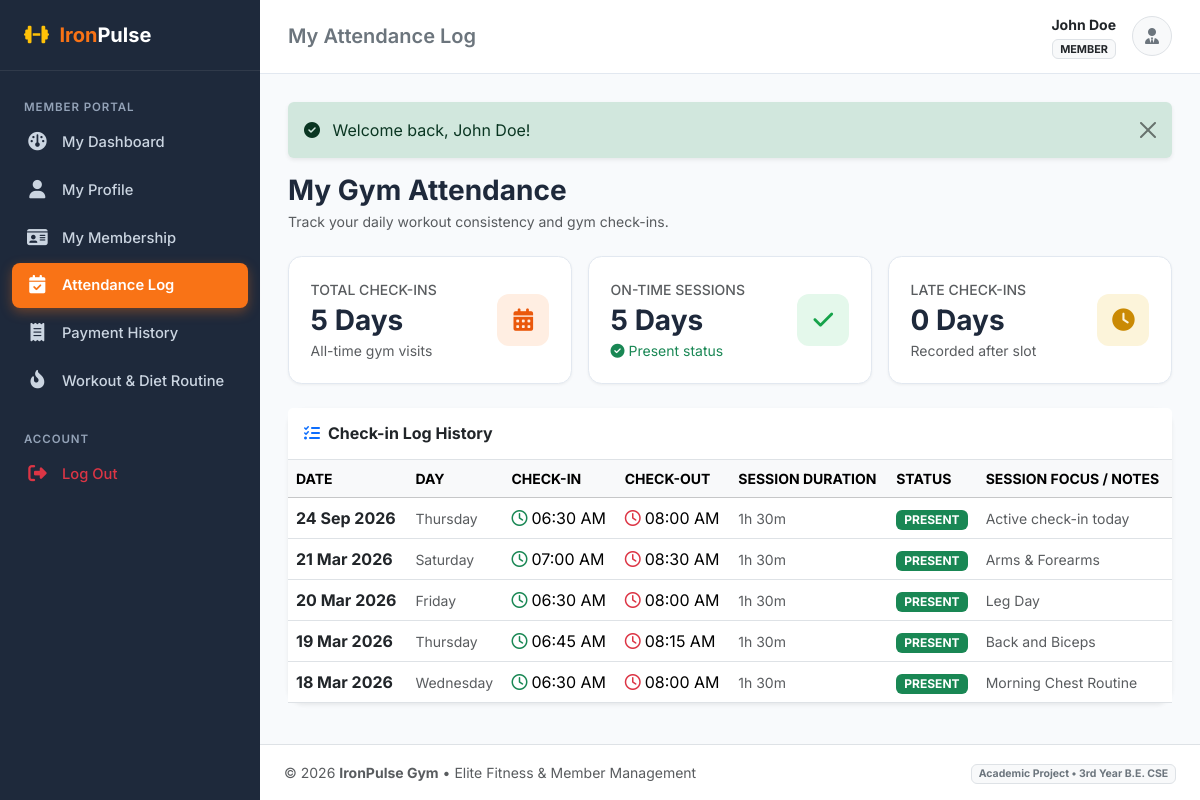
The app's page /member/attendance.php (signed in) with its own data.
### tables this page shows
CREATE TABLE `attendance` (
    `id` INT AUTO_INCREMENT PRIMARY KEY,
    `member_id` INT NOT NULL,
    `attendance_date` DATE NOT NULL,
    `check_in_time` TIME NOT NULL,
    `check_out_time` TIME DEFAULT NULL,
    `status` ENUM('Present', 'Absent', 'Late') NOT NULL DEFAULT 'Present',
    `notes` VARCHAR(255) DEFAULT NULL,
    `created_at` TIMESTAMP DEFAULT CURRENT_TIMESTAMP,
    CONSTRAINT `fk_attendance_member` FOREIGN KEY (`member_id`) 
        REFERENCES `members` (`id`) ON DELETE CASCADE ON UPDATE CASCADE
);

### member/attendance.php (the view, shortened to what this page needs)
<?php
require_once __DIR__ . '/../includes/functions.php';
$pdo = get_db_connection();
$user = current_user();
$mStmt = $pdo->prepare("SELECT id FROM members WHERE user_id = ?");
$mStmt->execute([$user['id']]);
$memberId = (int)$mStmt->fetchColumn();
$stmt = $pdo->prepare("
    SELECT * FROM attendance
    WHERE member_id = ?
    ORDER BY attendance_date DESC, check_in_time DESC
");
$stmt->execute([$memberId]);
$attendanceLogs = $stmt->fetchAll();
$totalDays = count($attendanceLogs);
$presentDays = 0;
$lateDays = 0;
foreach ($attendanceLogs as $log) {
    if ($log['status'] === 'Present') $presentDays++;
    elseif ($log['status'] === 'Late') $lateDays++;
}
include __DIR__ . '/../includes/header.php';
?>
<div class="mb-4">
    <h3 class="fw-bold mb-1">My Gym Attendance</h3>
    <p class="text-muted small">Track your daily workout consistency and gym check-ins.</p>
</div>
<div class="row g-3 mb-4">
    <div class="col-md-4">
        <div class="stat-card">
            <div>
                <div class="text-muted small fw-medium text-uppercase">Total Check-ins</div>
                <h3 class="fw-bold mb-0 mt-1"><?= $totalDays ?> Days</h3>
                <small class="text-muted">All-time gym visits</small>
            </div>
            <div class="stat-icon-wrapper stat-icon-primary">
                <i class="fa-solid fa-calendar-days"></i>
            </div>
        </div>
    </div>
    <div class="col-md-4">
        <div class="stat-card">
            <div>
                <div class="text-muted small fw-medium text-uppercase">On-Time Sessions</div>
                <h3 class="fw-bold mb-0 mt-1"><?= $presentDays ?> Days</h3>
                <small class="text-success"><i class="fa-solid fa-circle-check me-1"></i>Present status</small>
            </div>
            <div class="stat-icon-wrapper stat-icon-success">
                <i class="fa-solid fa-check"></i>
            </div>
        </div>
    </div>
    <div class="col-md-4">
        <div class="stat-card">
            <div>
                <div class="text-muted small fw-medium text-uppercase">Late Check-ins</div>
                <h3 class="fw-bold mb-0 mt-1"><?= $lateDays ?> Days</h3>
                <small class="text-muted">Recorded after slot</small>
            </div>
            <div class="stat-icon-wrapper stat-icon-warning">
                <i class="fa-solid fa-clock"></i>
            </div>
        </div>
    </div>
</div>
<div class="card border-0 shadow-sm rounded-4">
    <div class="card-header bg-white border-bottom py-3">
        <h6 class="fw-bold mb-0 text-dark"><i class="fa-solid fa-list-check me-2 text-primary"></i>Check-in Log History</h6>
    </div>
    <div class="card-body p-0">
        <div class="table-responsive">
            <table class="table table-hover align-middle mb-0">
                <thead class="table-light small text-uppercase">
                    <tr>
                        <th>Date</th>
                        <th>Day</th>
                        <th>Check-in</th>
                        <th>Check-out</th>
                        <th>Session Duration</th>
                        <th>Status</th>
                        <th>Session Focus / Notes</th>
                    </tr>
                </thead>
                <tbody>
                    <?php if (!empty($attendanceLogs)): ?>
                        <?php foreach ($attendanceLogs as $log): ?>
                            <tr>
                                <td class="fw-bold text-dark"><?= format_date($log['attendance_date']) ?></td>
                                <td class="text-muted small"><?= date('l', strtotime($log['attendance_date'])) ?></td>
                                <td><i class="fa-regular fa-clock me-1 text-success"></i><?= format_time($log['check_in_time']) ?></td>
                                <td>
                                    <?php if ($log['check_out_time']): ?>
                                        <i class="fa-regular fa-clock me-1 text-danger"></i><?= format_time($log['check_out_time']) ?>
                                    <?php else: ?>
                                        <span class="badge bg-warning bg-opacity-25 text-dark border border-warning">On Floor</span>
                                    <?php endif; ?>
                                </td>
                                <td>
                                    <?php
                                    if ($log['check_in_time'] && $log['check_out_time']) {
                                        $t1 = strtotime($log['check_in_time']);
                                        $t2 = strtotime($log['check_out_time']);
                                        $mins = round(($t2 - $t1) / 60);
                                        $hrs = floor($mins / 60);
                                        $remMins = $mins % 60;
                                        echo "<span class='small text-muted'>{$hrs}h {$remMins}m</span>";
                                    } elseif (!$log['check_out_time']) {
                                        echo "<span class='small text-success fw-bold'>Active Session</span>";
                                    } else {
                                        echo "<span class='text-muted small'>--</span>";
                                    }
                                    ?>
                                </td>
                                <td><?= get_status_badge($log['status']) ?></td>
                                <td class="small text-muted"><?= htmlspecialchars($log['notes'] ?? 'Routine workout') ?></td>
                            </tr>
                        <?php endforeach; ?>
                    <?php else: ?>
                        <tr>
                            <td colspan="7" class="text-center py-5 text-muted">No attendance activity recorded yet.</td>
                        </tr>
                    <?php endif; ?>
                </tbody>
            </table>
        </div>
    </div>
</div>
<?php include __DIR__ . '/../includes/footer.php'; ?>

### includes/functions.php (shortened to what this page needs)
<?php
function format_date($dateStr, $format = 'd M Y') {
    $timestamp = strtotime($dateStr);
    return $timestamp ? date($format, $timestamp) : 'N/A';
}
function format_time($timeStr, $format = 'h:i A') {
    $timestamp = strtotime($timeStr);
    return $timestamp ? date($format, $timestamp) : 'N/A';
}
function get_status_badge($status) {
    $statusLower = strtolower(trim((string)$status));
    $badgeClass = 'bg-secondary';
    switch ($statusLower) {
        case 'active':
        case 'paid':
        case 'present':
            $badgeClass = 'bg-success';
            break;
    }
    return '<span class="badge ' . $badgeClass . ' text-uppercase px-2 py-1">' . htmlspecialchars(ucfirst($status)) . '</span>';
}

### assets/css/custom.css (style rules this page uses)
:root { --primary-color: #f97316; --primary-hover: #ea580c; --dark-bg: #0f172a; --sidebar-bg: #1e293b; --sidebar-hover: #334155; --body-bg: #f8fafc; --card-border: #e2e8f0; --text-main: #1e293b; --text-muted: #64748b; }
body { background-color: var(--body-bg); color: var(--text-main); font-family: 'Inter', -apple-system, BlinkMacSystemFont, "Segoe UI", Roboto, sans-serif; min-height: 100vh; display: flex; flex-direction: column; }
.stat-card { background: #fff; border: 1px solid var(--card-border); border-radius: 0.85rem; padding: 1.35rem; display: flex; align-items: center; justify-content: space-between; transition: transform 0.2s ease, box-shadow 0.2s ease; box-shadow: 0 1px 3px rgba(0, 0, 0, 0.05); }
.stat-icon-wrapper { width: 52px; height: 52px; border-radius: 0.75rem; display: flex; align-items: center; justify-content: center; font-size: 1.4rem; }
.stat-icon-primary { background: rgba(249, 115, 22, 0.12); color: #ea580c; }
.stat-icon-success { background: rgba(34, 197, 94, 0.12); color: #16a34a; }
.stat-icon-warning { background: rgba(234, 179, 8, 0.15); color: #ca8a04; }

### records on screen
attendance: attendance_date "24 Sep 2026", attendance_date "Thursday", check_in_time "06:30 AM", check_out_time "08:00 AM", hrs "1", remMins "30", status "PRESENT", notes "Active check-in today"
attendance: attendance_date "21 Mar 2026", attendance_date "Saturday", check_in_time "07:00 AM", check_out_time "08:30 AM", hrs "1", remMins "30", status "PRESENT", notes "Arms & Forearms"
attendance: attendance_date "20 Mar 2026", attendance_date "Friday", check_in_time "06:30 AM", check_out_time "08:00 AM", hrs "1", remMins "30", status "PRESENT", notes "Leg Day"
attendance: attendance_date "19 Mar 2026", attendance_date "Thursday", check_in_time "06:45 AM", check_out_time "08:15 AM", hrs "1", remMins "30", status "PRESENT", notes "Back and Biceps"
attendance: attendance_date "18 Mar 2026", attendance_date "Wednesday", check_in_time "06:30 AM", check_out_time "08:00 AM", hrs "1", remMins "30", status "PRESENT", notes "Morning Chest Routine"

### other values on screen
$pageTitle "My Attendance Log"
$currentUser['name'] "John Doe"
$currentUser['role'] "MEMBER"
$flash['text'] "Welcome back, John Doe!"
$totalDays "5"
$presentDays "5"
$lateDays "0"
APP_NAME "IronPulse Gym"
APP_TAGLINE "Elite Fitness & Member Management"
